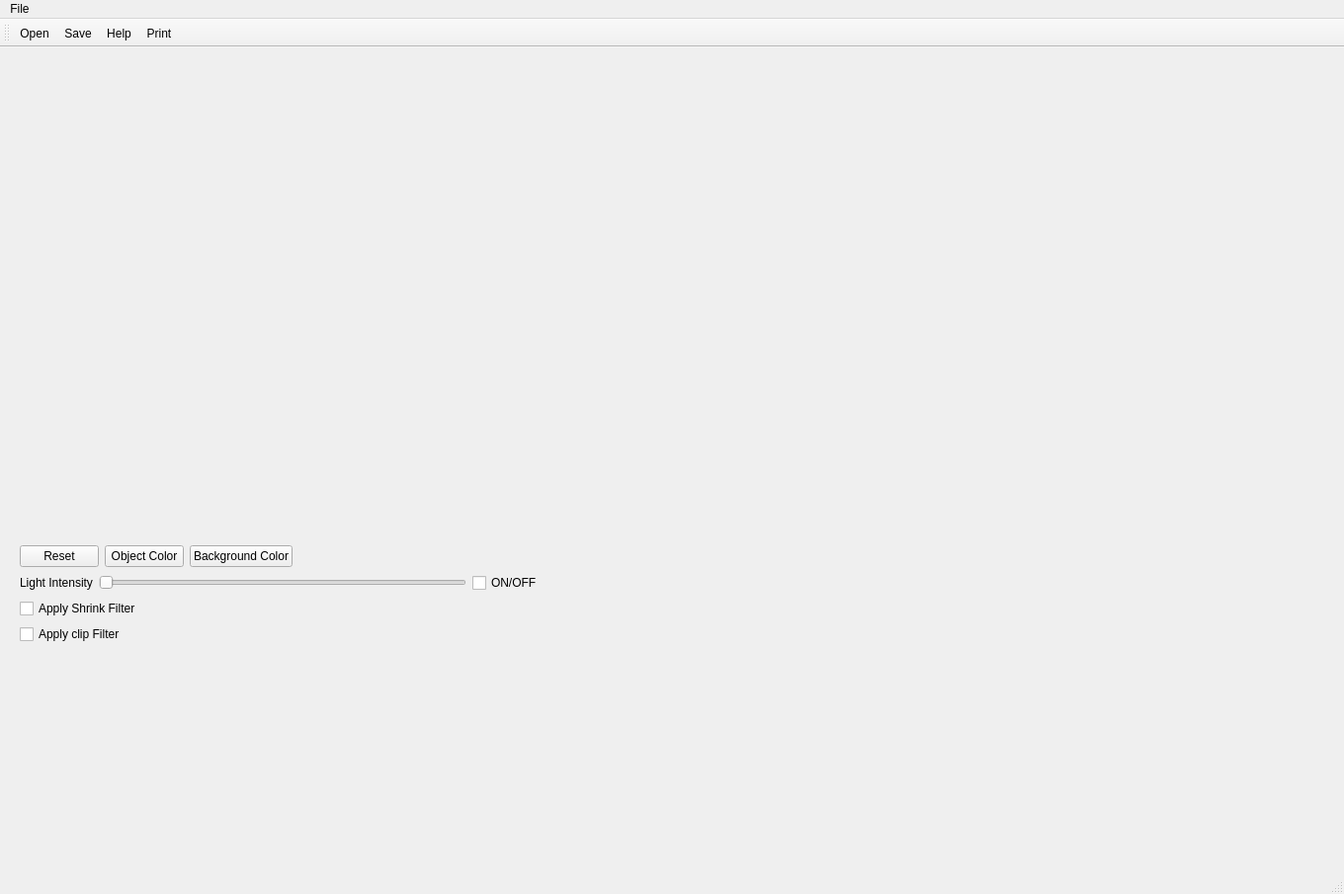
<?xml version="1.0" encoding="UTF-8"?>
<ui version="4.0">
 <class>MainWindow</class>
 <widget class="QMainWindow" name="MainWindow">
  <property name="geometry">
   <rect>
    <x>0</x>
    <y>0</y>
    <width>1360</width>
    <height>905</height>
   </rect>
  </property>
  <property name="windowTitle">
   <string>MainWindow</string>
  </property>
  <widget class="QWidget" name="centralwidget">
   <widget class="QWidget" name="layoutWidget">
    <property name="geometry">
     <rect>
      <x>20</x>
      <y>10</y>
      <width>901</width>
      <height>594</height>
     </rect>
    </property>
    <layout class="QVBoxLayout" name="verticalLayout">
     <property name="sizeConstraint">
      <enum>QLayout::SetMaximumSize</enum>
     </property>
     <item>
      <widget class="QVTKOpenGLWidget" name="qvtkWidget" native="true">
       <property name="minimumSize">
        <size>
         <width>600</width>
         <height>400</height>
        </size>
       </property>
      </widget>
     </item>
     <item>
      <layout class="QVBoxLayout" name="verticalLayout_2">
       <item>
        <layout class="QHBoxLayout" name="horizontalLayout">
         <item>
          <widget class="QPushButton" name="ResetCamera">
           <property name="text">
            <string>Reset</string>
           </property>
          </widget>
         </item>
         <item>
          <widget class="QPushButton" name="ObjectColor">
           <property name="text">
            <string>Object Color</string>
           </property>
          </widget>
         </item>
         <item>
          <widget class="QPushButton" name="BackgroundColor">
           <property name="text">
            <string>Background Color</string>
           </property>
          </widget>
         </item>
         <item>
          <spacer name="horizontalSpacer">
           <property name="orientation">
            <enum>Qt::Horizontal</enum>
           </property>
           <property name="sizeHint" stdset="0">
            <size>
             <width>40</width>
             <height>20</height>
            </size>
           </property>
          </spacer>
         </item>
        </layout>
       </item>
       <item>
        <layout class="QHBoxLayout" name="horizontalLayout_2">
         <item>
          <widget class="QLabel" name="label">
           <property name="text">
            <string>Light Intensity</string>
           </property>
          </widget>
         </item>
         <item>
          <widget class="QSlider" name="Slider">
           <property name="orientation">
            <enum>Qt::Horizontal</enum>
           </property>
          </widget>
         </item>
         <item>
          <widget class="QCheckBox" name="checkBox">
           <property name="text">
            <string>ON/OFF</string>
           </property>
          </widget>
         </item>
         <item>
          <spacer name="horizontalSpacer_2">
           <property name="orientation">
            <enum>Qt::Horizontal</enum>
           </property>
           <property name="sizeHint" stdset="0">
            <size>
             <width>358</width>
             <height>20</height>
            </size>
           </property>
          </spacer>
         </item>
        </layout>
       </item>
       <item>
        <layout class="QHBoxLayout" name="horizontalLayout_3">
         <item>
          <widget class="QCheckBox" name="shrinkfilter">
           <property name="text">
            <string>Apply Shrink Filter</string>
           </property>
          </widget>
         </item>
         <item>
          <spacer name="horizontalSpacer_3">
           <property name="orientation">
            <enum>Qt::Horizontal</enum>
           </property>
           <property name="sizeHint" stdset="0">
            <size>
             <width>508</width>
             <height>20</height>
            </size>
           </property>
          </spacer>
         </item>
        </layout>
       </item>
       <item>
        <layout class="QHBoxLayout" name="horizontalLayout_4">
         <item>
          <widget class="QCheckBox" name="clipfilter">
           <property name="text">
            <string>Apply clip Filter</string>
           </property>
          </widget>
         </item>
         <item>
          <spacer name="horizontalSpacer_4">
           <property name="orientation">
            <enum>Qt::Horizontal</enum>
           </property>
           <property name="sizeHint" stdset="0">
            <size>
             <width>508</width>
             <height>20</height>
            </size>
           </property>
          </spacer>
         </item>
        </layout>
       </item>
      </layout>
     </item>
    </layout>
   </widget>
  </widget>
  <widget class="QMenuBar" name="menubar">
   <property name="geometry">
    <rect>
     <x>0</x>
     <y>0</y>
     <width>1360</width>
     <height>21</height>
    </rect>
   </property>
   <widget class="QMenu" name="menuFile">
    <property name="title">
     <string>File</string>
    </property>
    <addaction name="actionFileOpen"/>
    <addaction name="actionFileSave"/>
   </widget>
   <addaction name="menuFile"/>
  </widget>
  <widget class="QStatusBar" name="statusbar"/>
  <widget class="QToolBar" name="toolBar">
   <property name="windowTitle">
    <string>toolBar</string>
   </property>
   <attribute name="toolBarArea">
    <enum>TopToolBarArea</enum>
   </attribute>
   <attribute name="toolBarBreak">
    <bool>false</bool>
   </attribute>
   <addaction name="actionFileOpen"/>
   <addaction name="actionFileSave"/>
   <addaction name="actionHelp"/>
   <addaction name="actionPrint"/>
  </widget>
  <action name="actionFileOpen">
   <property name="icon">
    <iconset resource="Icons/icons.qrc">
     <normaloff>:/Icons/fileopen.png</normaloff>:/Icons/fileopen.png</iconset>
   </property>
   <property name="text">
    <string>Open</string>
   </property>
  </action>
  <action name="actionFileSave">
   <property name="icon">
    <iconset resource="Icons/icons.qrc">
     <normaloff>:/Icons/filesave.png</normaloff>:/Icons/filesave.png</iconset>
   </property>
   <property name="text">
    <string>Save</string>
   </property>
  </action>
  <action name="actionHelp">
   <property name="icon">
    <iconset resource="Icons/icons.qrc">
     <normaloff>:/Icons/help.png</normaloff>:/Icons/help.png</iconset>
   </property>
   <property name="text">
    <string>Help</string>
   </property>
  </action>
  <action name="actionPrint">
   <property name="icon">
    <iconset resource="Icons/icons.qrc">
     <normaloff>:/Icons/print.png</normaloff>:/Icons/print.png</iconset>
   </property>
   <property name="text">
    <string>Print</string>
   </property>
  </action>
 </widget>
 <customwidgets>
  <customwidget>
   <class>QVTKOpenGLWidget</class>
   <extends>QWidget</extends>
   <header>QVTKOpenGLWidget.h</header>
  </customwidget>
 </customwidgets>
 <resources>
  <include location="Icons/icons.qrc"/>
 </resources>
 <connections/>
</ui>
